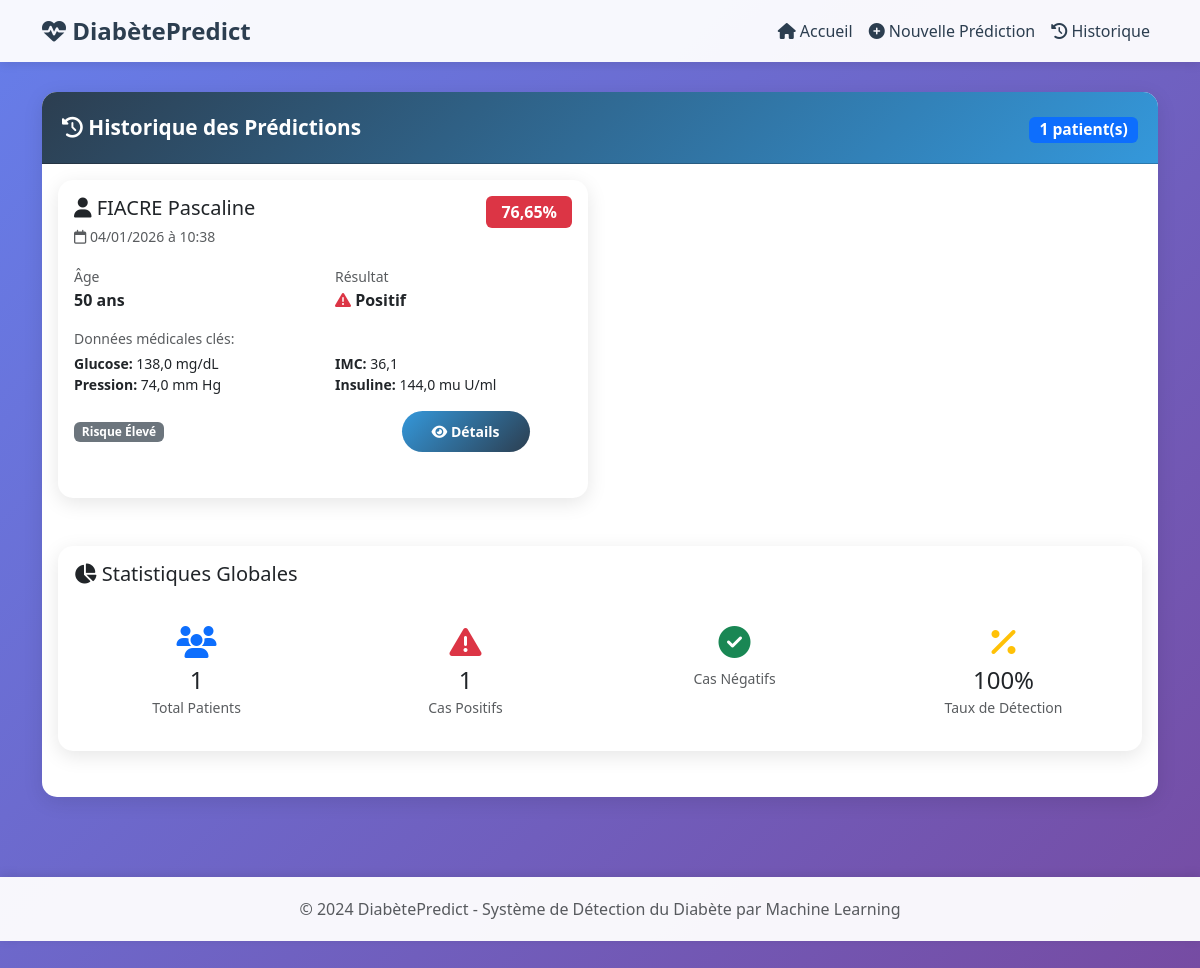
The page /history/ on the database its author committed.
### predictor/models.py (models this page shows, shortened)
class Patient(models.Model):
    nom = models.CharField(max_length=100, verbose_name="Nom")
    prenom = models.CharField(max_length=100, verbose_name="Prénom")
    age = models.IntegerField(validators=[MinValueValidator(1), MaxValueValidator(120)], verbose_name="Âge")
    pregnancies = models.IntegerField(
        validators=[MinValueValidator(0), MaxValueValidator(20)],
        verbose_name="Nombre de grossesses",
        help_text="Nombre de fois enceinte"
    )
    glucose = models.FloatField(
        validators=[MinValueValidator(0), MaxValueValidator(300)],
        verbose_name="Glucose",
        help_text="Concentration de glucose plasmatique (mg/dL)"
    )
    blood_pressure = models.FloatField(
        validators=[MinValueValidator(0), MaxValueValidator(200)],
        verbose_name="Pression artérielle",
        help_text="Pression artérielle diastolique (mm Hg)"
    )
    skin_thickness = models.FloatField(
        validators=[MinValueValidator(0), MaxValueValidator(100)],
        verbose_name="Épaisseur de la peau",
        help_text="Épaisseur du pli cutané du triceps (mm)"
    )
    insulin = models.FloatField(
        validators=[MinValueValidator(0), MaxValueValidator(900)],
        verbose_name="Insuline",
        help_text="Insuline sérique à 2 heures (mu U/ml)"
    )
    bmi = models.FloatField(
        validators=[MinValueValidator(0), MaxValueValidator(70)],
        verbose_name="IMC",
        help_text="Indice de masse corporelle (poids en kg/(taille en m)^2)"
    )
    diabetes_pedigree = models.FloatField(
        validators=[MinValueValidator(0), MaxValueValidator(3)],
        verbose_name="Fonction de pedigree",
        help_text="Fonction de pedigree du diabète"
    )
    prediction = models.BooleanField(default=False, verbose_name="Prédiction diabète")
    probability = models.FloatField(default=0.0, verbose_name="Probabilité (%)")
    date_prediction = models.DateTimeField(auto_now_add=True, verbose_name="Date de prédiction")
    class Meta:
        verbose_name = "Patient"
        verbose_name_plural = "Patients"
        ordering = ['-date_prediction']
    def get_risk_level(self):
        if self.probability < 30:
            return "Faible"
        elif self.probability < 60:
            return "Modéré"
        else:
            return "Élevé"
    def get_risk_color(self):
        if self.probability < 30:
            return "success"
        elif self.probability < 60:
            return "warning"
        else:
            return "danger"

### predictor/views.py (the view)
# urls.py: path('history/', views.history, name='history'),
def history(request):
    patients = Patient.objects.all()
    context = {
        'patients': patients,
    }
    return render(request, 'predictor/history.html', context)

### predictor/templates/predictor/history.html (shortened to what this page needs)
{% extends 'predictor/base.html' %}
{% block content %}
<div class="row">
    <div class="col-12">
        <div class="card">
            <div class="card-header d-flex justify-content-between align-items-center">
                <div>
                    <i class="fas fa-history"></i> Historique des Prédictions
                </div>
                <div>
                    <span class="badge bg-primary">{{ patients|length }} patient(s)</span>
                </div>
            </div>
            <div class="card-body">
                {% if patients %}
                    <div class="row">
                        {% for patient in patients %}
                            <div class="col-lg-6 mb-4">
                                <div class="card patient-card h-100">
                                    <div class="card-body">
                                        <div class="d-flex justify-content-between align-items-start mb-3">
                                            <div>
                                                <h5 class="card-title mb-1">
                                                    <i class="fas fa-user"></i>
                                                    {{ patient.nom }} {{ patient.prenom }}
                                                </h5>
                                                <small class="text-muted">
                                                    <i class="far fa-calendar"></i>
                                                    {{ patient.date_prediction|date:"d/m/Y à H:i" }}
                                                </small>
                                            </div>
                                            <span class="badge bg-{{ patient.get_risk_color }} risk-badge">
                                                {{ patient.probability }}%
                                            </span>
                                        </div>
                                        <div class="row mb-3">
                                            <div class="col-6">
                                                <small class="text-muted">Âge</small>
                                                <p class="mb-0 fw-bold">{{ patient.age }} ans</p>
                                            </div>
                                            <div class="col-6">
                                                <small class="text-muted">Résultat</small>
                                                <p class="mb-0 fw-bold">
                                                    {% if patient.prediction %}
                                                        <i class="fas fa-exclamation-triangle text-danger"></i> Positif
                                                    {% else %}
                                                        <i class="fas fa-check-circle text-success"></i> Négatif
                                                    {% endif %}
                                                </p>
                                            </div>
                                        </div>
                                        <div class="mb-3">
                                            <small class="text-muted d-block mb-1">Données médicales clés:</small>
                                            <div class="row small">
                                                <div class="col-6">
                                                    <strong>Glucose:</strong> {{ patient.glucose }} mg/dL
                                                </div>
                                                <div class="col-6">
                                                    <strong>IMC:</strong> {{ patient.bmi }}
                                                </div>
                                                <div class="col-6">
                                                    <strong>Pression:</strong> {{ patient.blood_pressure }} mm Hg
                                                </div>
                                                <div class="col-6">
                                                    <strong>Insuline:</strong> {{ patient.insulin }} mu U/ml
                                                </div>
                                            </div>
                                        </div>
                                        <div class="d-flex justify-content-between align-items-center">
                                            <span class="badge bg-secondary">
                                                Risque {{ patient.get_risk_level }}
                                            </span>
                                            <div>
                                                <a href="{% url 'result' patient.id %}" class="btn btn-sm btn-primary me-2">
                                                    <i class="fas fa-eye"></i> Détails
                                                </a>
                                                <form method="post" action="{% url 'delete_patient' patient.id %}"
                                                      style="display: inline;"
                                                      onsubmit="return confirm('Êtes-vous sûr de vouloir supprimer ce patient ?');">
                                                </form>
                                            </div>
                                        </div>
                                    </div>
                                </div>
                            </div>
                        {% endfor %}
                    </div>
                    <div class="card mt-4">
                        <div class="card-body">
                            <h5 class="card-title">
                                <i class="fas fa-chart-pie"></i> Statistiques Globales
                            </h5>
                            <div class="row text-center mt-4">
                                <div class="col-md-3">
                                    <div class="p-3">
                                        <i class="fas fa-users fa-2x text-primary mb-2"></i>
                                        <h4 class="mb-0">{{ patients|length }}</h4>
                                        <small class="text-muted">Total Patients</small>
                                    </div>
                                </div>
                                <div class="col-md-3">
                                    <div class="p-3">
                                        <i class="fas fa-exclamation-triangle fa-2x text-danger mb-2"></i>
                                        <h4 class="mb-0">
                                            {{ patients|length|add:"0" }}
                                        </h4>
                                        <small class="text-muted">Cas Positifs</small>
                                    </div>
                                </div>
                                <div class="col-md-3">
                                    <div class="p-3">
                                        <i class="fas fa-check-circle fa-2x text-success mb-2"></i>
                                        <small class="text-muted">Cas Négatifs</small>
                                    </div>
                                </div>
                                <div class="col-md-3">
                                    <div class="p-3">
                                        <i class="fas fa-percentage fa-2x text-warning mb-2"></i>
                                        <h4 class="mb-0">
                                            {% widthratio patients|length 1 100 %}%
                                        </h4>
                                        <small class="text-muted">Taux de Détection</small>
                                    </div>
                                </div>
                            </div>
                        </div>
                    </div>
                {% endif %}
            </div>
        </div>
    </div>
</div>
{% endblock %}

### predictor/templates/predictor/base.html (style rules this page uses)
:root { --primary-color: #2c3e50; --secondary-color: #3498db; --success-color: #27ae60; --danger-color: #e74c3c; --warning-color: #f39c12; }
body { font-family: 'Segoe UI', Tahoma, Geneva, Verdana, sans-serif; background: linear-gradient(135deg, #667eea 0%, #764ba2 100%); min-height: 100vh; padding-bottom: 50px; }
.card { border: none; border-radius: 15px; box-shadow: 0 5px 20px rgba(0,0,0,0.1); margin-bottom: 30px; }
.card-header { background: linear-gradient(135deg, var(--primary-color) 0%, var(--secondary-color) 100%); color: white; border-radius: 15px 15px 0 0 !important; padding: 20px; font-size: 1.3rem; font-weight: bold; }
.btn-primary { background: linear-gradient(135deg, var(--secondary-color) 0%, var(--primary-color) 100%); border: none; padding: 10px 30px; border-radius: 25px; font-weight: 600; transition: transform 0.3s; }

### predictor/templates/predictor/history.html (style rules this page uses)
.patient-card { transition: transform 0.3s, box-shadow 0.3s; cursor: pointer; }
.risk-badge { font-size: 1rem; padding: 8px 15px; }

### rows shown on the page
Patient: nom "FIACRE", prenom "Pascaline", date_prediction "04/01/2026 à 10:38", probability "76,65", age "50", prediction True (drawn), glucose "138,0", bmi "36,1", blood_pressure "74,0", insulin "144,0", get_risk_level "Élevé"

### other values the page prints
{{ patients|length }} "1"
{{ patients|length|add:"0" }} "1"
